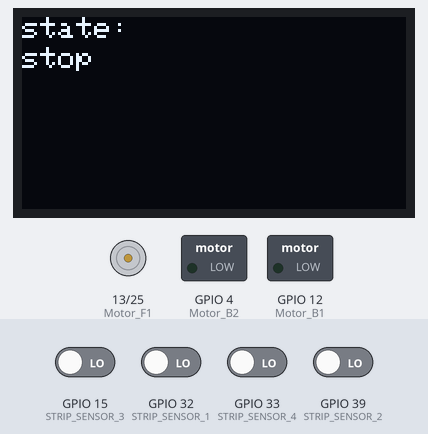
The sketch below on a simulated ESP32. Parts: 128×64 one-colour display, motor-driver pin pairs drawn as motors (green arrow = first pin HIGH = forward, orange = second pin HIGH = backward, longer = more drive), switched loads named in the sketch (green lamp = pin HIGH). Inputs (shaded band) come from the test bench; at power-on: GPIO 15 (STRIP_SENSOR_3), GPIO 32 (STRIP_SENSOR_1), GPIO 33 (STRIP_SENSOR_4), GPIO 39 (STRIP_SENSOR_2) LOW.

Above: at 2.2 s.
2.3 s: GPIO 32 (STRIP_SENSOR_1) driven HIGH
At 3.5 s:
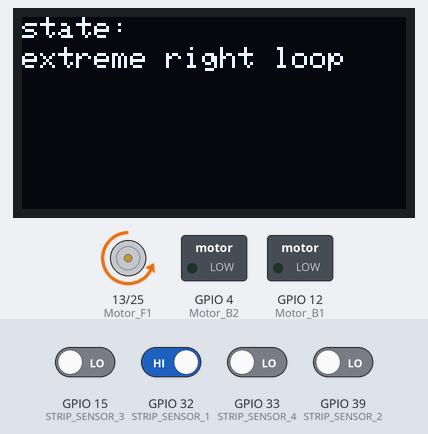
3.8 s: GPIO 15 (STRIP_SENSOR_3) driven HIGH
At 4.5 s:
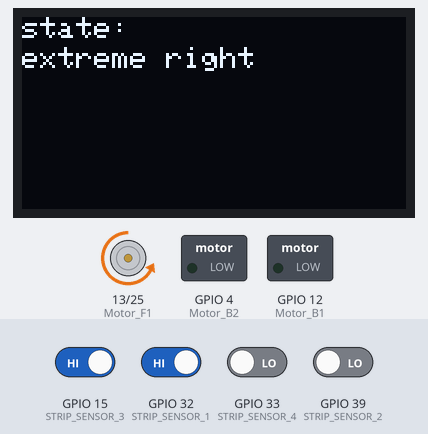
5.3 s: GPIO 33 (STRIP_SENSOR_4) driven HIGH
At 6.4 s:
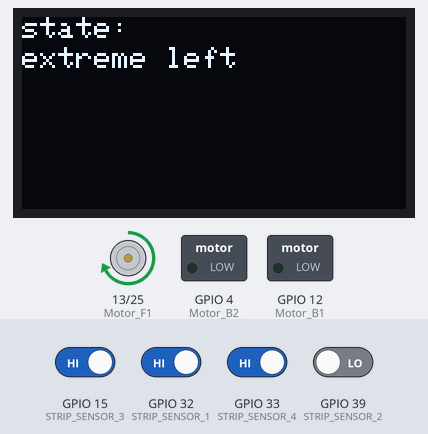
6.8 s: GPIO 39 (STRIP_SENSOR_2) driven HIGH
At 8.0 s:
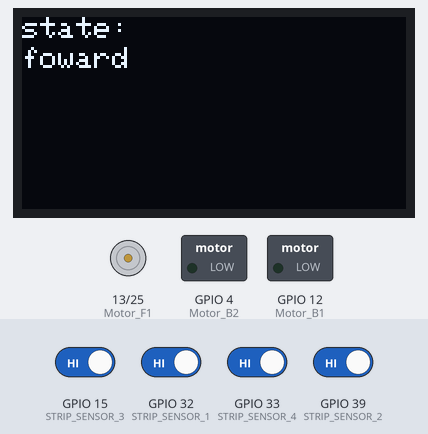
8.3 s: GPIO 39 (STRIP_SENSOR_2) driven LOW
At 8.8 s:
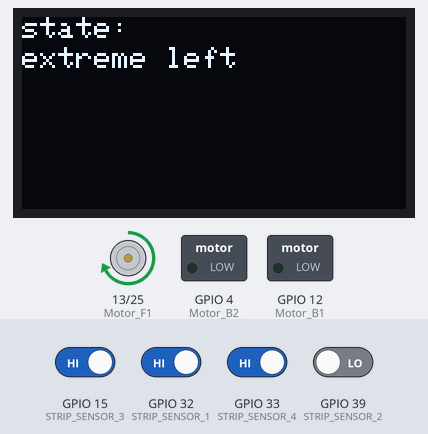
9.8 s: GPIO 15 (STRIP_SENSOR_3) driven LOW
At 10.5 s:
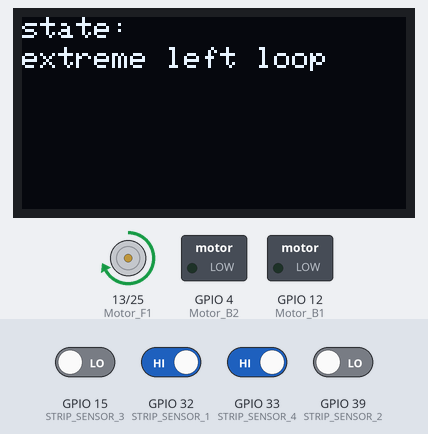
Timing chart, 0 to 12.3 s (numbered marks = the images above; inputs shaded):
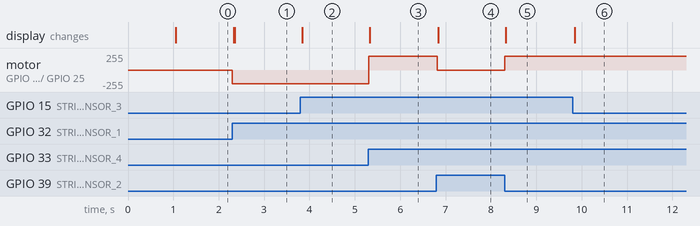

The sketch:

MoveAccordingToStripCode.ino
```cpp
#include <Wire.h>
#include <Adafruit_GFX.h>
#include <Adafruit_SH110X.h>
#include <WiFi.h>
#include <esp_now.h>
#include <Adafruit_NeoPixel.h>
#include "DFRobotDFPlayerMini.h"

// OLED pins
#define i2c_Address 0x3c // OLED screen I2C address
#define SCREEN_WIDTH 128
#define SCREEN_HEIGHT 64
#define OLED_RESET -1

Adafruit_SH1106G display = Adafruit_SH1106G(SCREEN_WIDTH, SCREEN_HEIGHT, &Wire, OLED_RESET); // Creating an object for communication with the OLED screen

// IR Sensor Pins
#define STRIP_SENSOR_1 32
#define STRIP_SENSOR_2 39
#define STRIP_SENSOR_3 15
#define STRIP_SENSOR_4 33

// OLED pins
#define i2c_Address 0x3c // OLED screen I2C address
#define SCREEN_WIDTH 128
#define SCREEN_HEIGHT 64
#define OLED_RESET -1

// Motor and PWM pins
#define Motor_B1 12
#define Motor_F1 13
#define Motor_B2 4
#define Motor_F2 25

#define Resolution 8
#define Freq 1000

#define PWM_CHANNEL_B1 0
#define PWM_CHANNEL_F1 1
#define PWM_CHANNEL_B2 2
#define PWM_CHANNEL_F2 3

#define NEOPIXEL_PIN 5
#define NUM_PIXELS 6

#define LDR 34 //LDR pins

Adafruit_NeoPixel NeoPixel(NUM_PIXELS, NEOPIXEL_PIN, NEO_GRB + NEO_KHZ800); // Creating an object for the neoPixel


void setup() {
  // Initialize the display
  display.begin(i2c_Address,true);
  display.clearDisplay();
  display.setTextColor(SH110X_WHITE);

  pinMode(STRIP_SENSOR_1, INPUT);
  pinMode(STRIP_SENSOR_2, INPUT);
  pinMode(STRIP_SENSOR_3, INPUT);
  pinMode(STRIP_SENSOR_4, INPUT);

  // Set up PWM channels for motors
  ledcAttach(Motor_F1, Freq, Resolution);
  ledcAttach(Motor_F2, Freq, Resolution);
  ledcAttach(Motor_B1, Freq, Resolution);
  ledcAttach(Motor_B2, Freq, Resolution);


  delay(1000);
}

void loop()
{
  if (digitalRead(STRIP_SENSOR_2) && digitalRead(STRIP_SENSOR_3))
  {
    motorsWrite(0.7, 0.7, 0, 0);
    displayMessage("state:", "foward");
  }

  // Extreme correcting to the left in the end, when only STRIP_SENSOR_4 is able to see the line
  else if(digitalRead(STRIP_SENSOR_4))
  {
    motorsWrite(0.8,0,0,0);
    displayMessage("state:", "extreme left");
    while(!digitalRead(STRIP_SENSOR_2) && !digitalRead(STRIP_SENSOR_3)) // keep turning until it sees the line
    {
      displayMessage("state:", "extreme left loop");
      motorsWrite(0.8,0,0,0);
    }

  }

  // Extreme correcting to the right in the end, when only STRIP_SENSOR_1 is able to see the line
  else if(digitalRead(STRIP_SENSOR_1))
  {
    motorsWrite(0,0.8,0,0);
    displayMessage("state:", "extreme right");
    while(!digitalRead(STRIP_SENSOR_2) && !digitalRead(STRIP_SENSOR_3)) // keep turning until it sees the line
    {
      displayMessage("state:", "extreme right loop");
      motorsWrite(0,0.8,0,0);
    }

  }

  // Minor correcting to the left, when the car moves a bit, when there are twists.
  else if (digitalRead(STRIP_SENSOR_3))
  {
    displayMessage("state:", "left");
    motorsWrite(0.8, 0.5, 0, 0);
  }

  // Minor correcting to the right, when the car moves a bit, when there are twists.
  else if (digitalRead(STRIP_SENSOR_2))
  {
    displayMessage("state:", "right");
    motorsWrite(0.5, 0.8, 0, 0);
  }


  // Stop
  else
  {
    displayMessage("state:", "stop");
    motorsWrite(0, 0, 0, 0);

    // Light up brake lights manually
    NeoPixel.setPixelColor(4, NeoPixel.Color(255, 0, 0));
    NeoPixel.setPixelColor(5, NeoPixel.Color(255, 0, 0));
    NeoPixel.show();
  }
}


//FUNCTIONS

void motorsWrite(float m1, float m2, float m3, float m4) {
  ledcWrite(Motor_F1, m1 * 255);
  ledcWrite(Motor_F2, m2 * 255);
  ledcWrite(Motor_B1, m3 * 255);
  ledcWrite(Motor_B2, m4 * 255);
}


void displayMessage(String title, String message)
{
  display.clearDisplay();               // Clear the OLED display
  display.setTextSize(1);              // Set text size
  display.setCursor(0, 0);             // Set cursor position
  display.println(title);              // Print title
  display.setCursor(0, 10);           // Move cursor to next line
  display.println(message);           // Print the message
  display.display();                   // Update the display
}
```

Measured:
- after the input at 2.3 s, motor on GPIO 13 (Motor_F1) / GPIO 25 (Motor_F2): stopped → backward 203/255 at once; the display: first changes at once (image 1 shows a later state)
- after the input at 3.8 s, the display: changes at once (image 2)
- after the input at 5.3 s, motor on GPIO 13 (Motor_F1) / GPIO 25 (Motor_F2): backward 203/255 → forward 203/255 at once; the display: changes at once (image 3)
- after the input at 6.8 s, motor on GPIO 13 (Motor_F1) / GPIO 25 (Motor_F2): forward 203/255 → stopped at once; the display: changes at once (image 4)
- after the input at 8.3 s, motor on GPIO 13 (Motor_F1) / GPIO 25 (Motor_F2): stopped → forward 203/255 at once; the display: changes at once (image 5)
- after the input at 9.8 s, the display: changes after 0.05 s (image 6)
